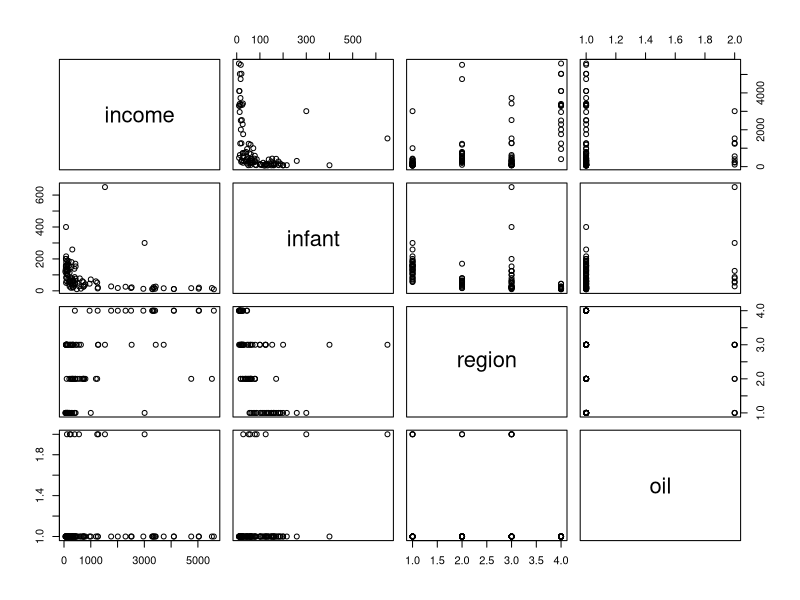
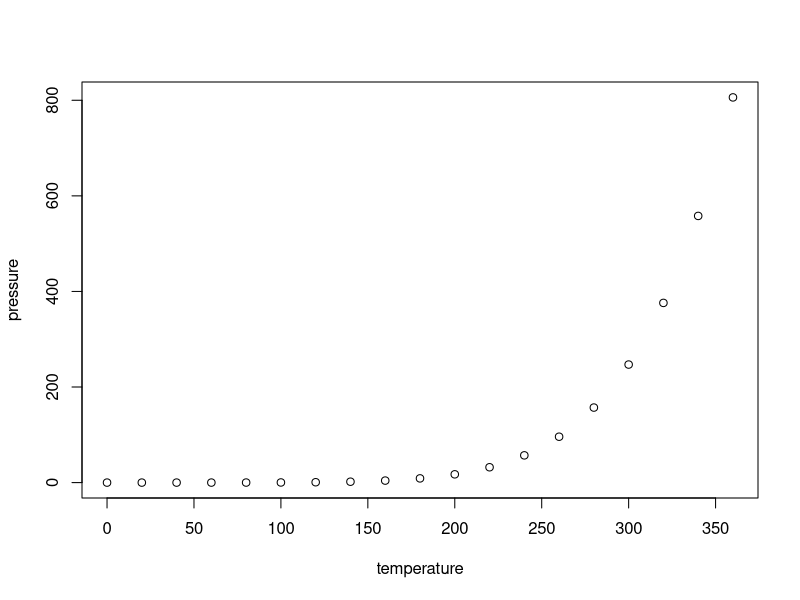

Source code (R) for these figures, in order:
## ---- chunk 1
knitr::opts_chunk$set(echo = TRUE)
## ---- chunk 2
library("car")
data("Leinhardt")
?Leinhardt
head(Leinhardt)
## ---- chunk 3
str(Leinhardt)
## ---- chunk 4
pairs(Leinhardt)
## ---- chunk 5
plot(pressure)
